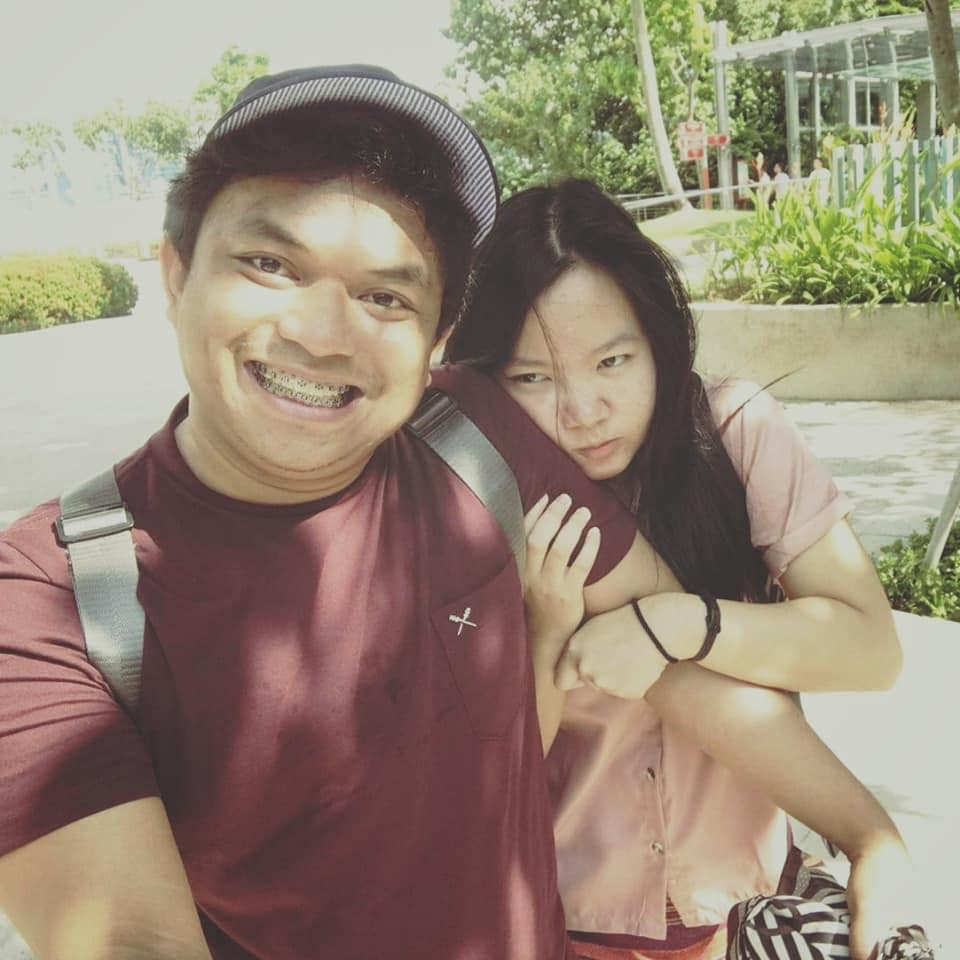
#> input picture photo.jpg, 960 x 960 px
$ python facedetection.py
#> lines starting #> are read from the running program, lines starting #| are printed output that depends on the picture
import cv2

face_cascade = cv2.CascadeClassifier("haarcascade_frontalface_default.xml")
faceImage = cv2.imread("photo.jpg")
#> faceImage is the input picture: shape (960, 960, 3); mean B, G, R 119.1, 136.3, 151
faceImageGrey = cv2.cvtColor(faceImage, cv2.COLOR_BGR2GRAY)
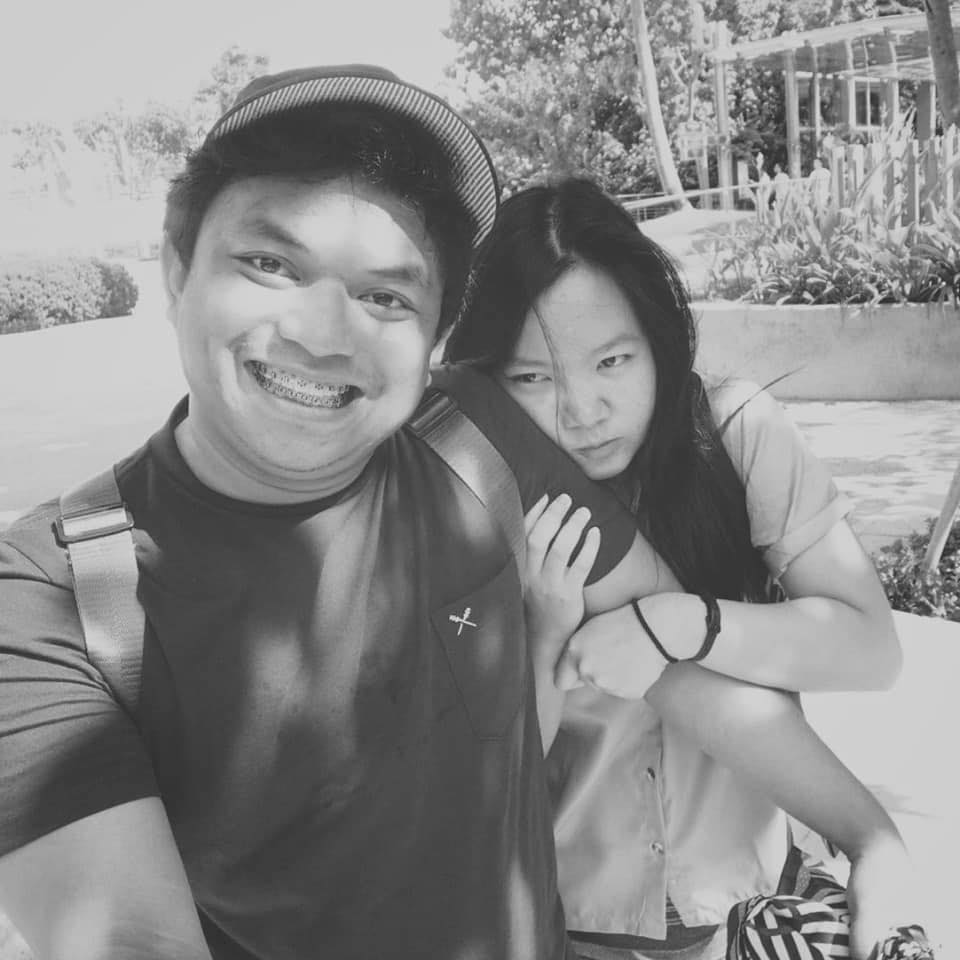
#> faceImageGrey: shape (960, 960); min 34, max 231, mean 138.7

faces = face_cascade.detectMultiScale(
  faceImageGrey,
  scaleFactor=1.05,
  minNeighbors=5
)
#> faces = [[494, 301, 172, 172], [175, 166, 298, 298]]

for x, y, w, h in faces:
  img = cv2.rectangle(faceImage, (x, y), (x + w, y + h), (0, 255, 0), 3)
#> this loop made 2 passes
#> pass 2, `img = cv2.rectangle(faceImage, (x, y), (x + w, y + h), (0, 255, 0), 3)`:
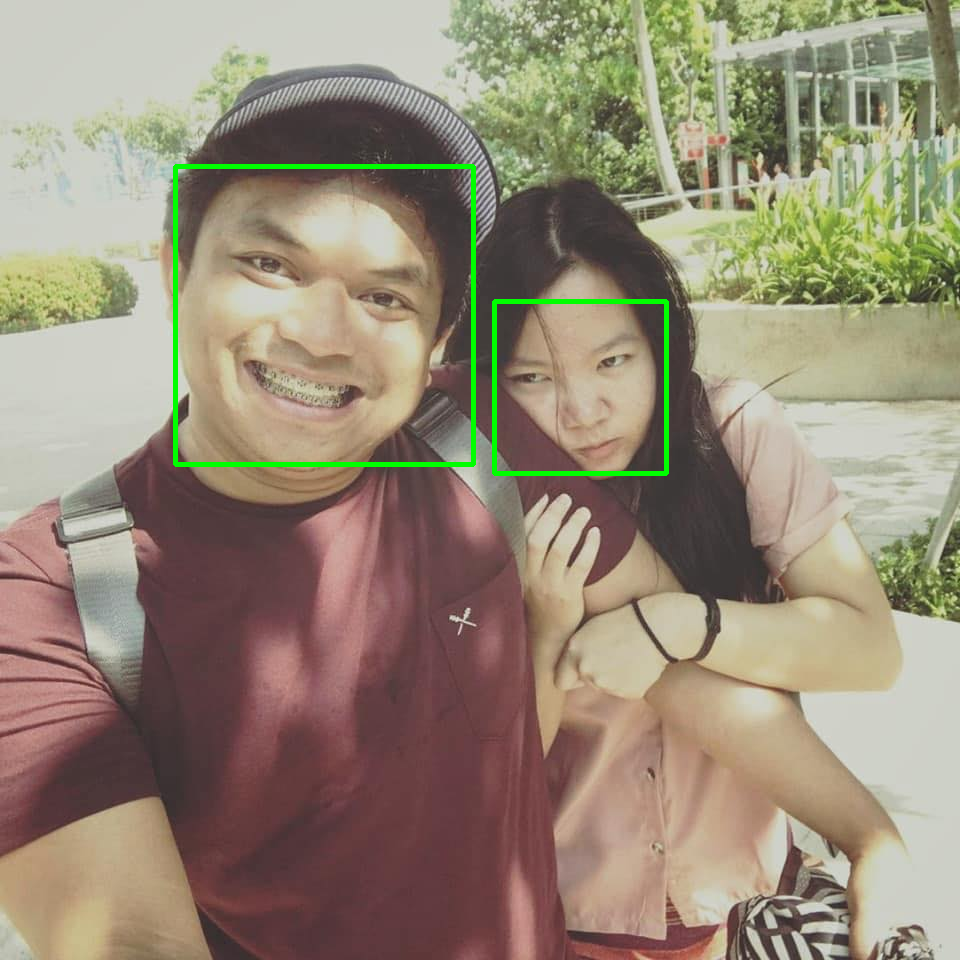
#> img: shape (960, 960, 3); mean B, G, R 118.2, 137.9, 149.9

cv2.imshow("Gray", faceImage)
cv2.waitKey(0)
cv2.destroyAllWindows()
